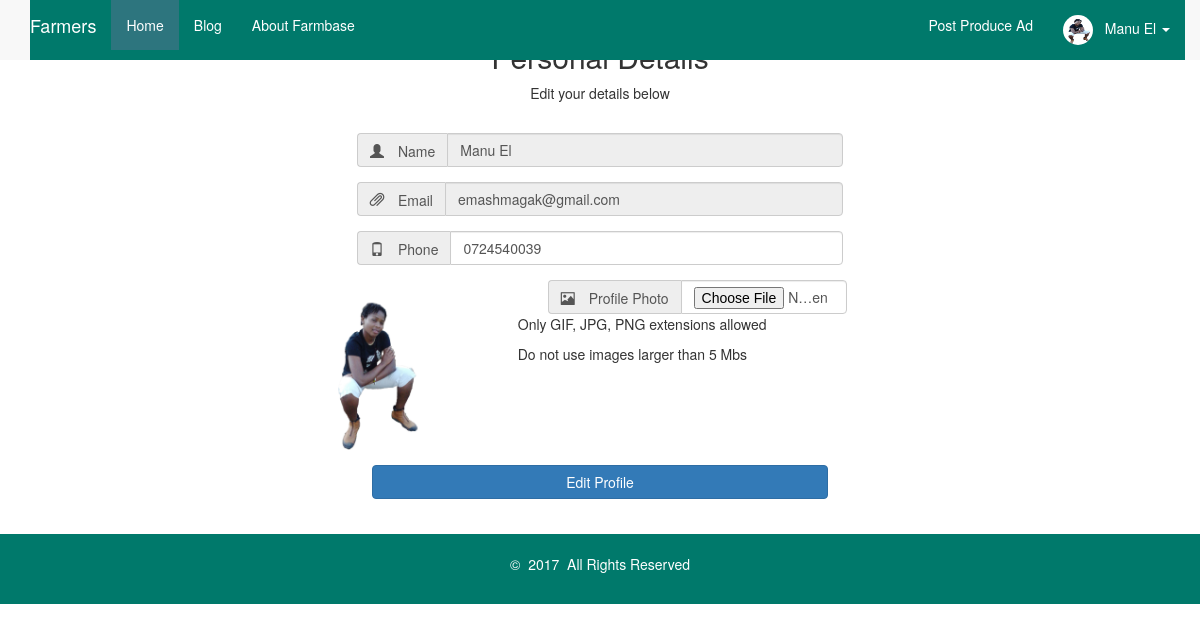
The page /farmer_profile.php (signed in) on the database its author committed.
### tables this page shows
CREATE TABLE IF NOT EXISTS `tbl_farmers` (
`ID` int(11) NOT NULL,
  `name` varchar(100) NOT NULL,
  `email` varchar(100) NOT NULL,
  `phone` varchar(100) NOT NULL,
  `photo` varchar(100) NOT NULL,
  `pass` varchar(500) NOT NULL
);

### class.farmer.php (called while the page is built, shortened)
<?php
class FARMER
{
	private $conn;
	public function __construct()
	{
		$database = new Database();
		$db = $database->dbConnection();
		$this->conn = $db;
    }
	public function runQuery($sql)
	{
		$stmt = $this->conn->prepare($sql);
		return $stmt;
	}
	public function is_logged_in()
	{
		if(isset($_SESSION['farmerSession']))
		{
			return true;
		}
	}
}

### farmer_profile.php (the view, shortened to what this page needs)
<?php
require_once 'class.farmer.php';
$farmer_profile = new FARMER();
$stmt = $farmer_profile->runQuery("SELECT * FROM tbl_farmers WHERE email=:email_id");
$stmt->execute(array(":email_id"=>$_SESSION['farmerSession']));
$row = $stmt->fetch(PDO::FETCH_ASSOC);
?>
<!DOCTYPE html>
<html>
	<head>
		<link href="#SSS" rel="stylesheet" type="text/css" />
		 <link href="css/style.css" rel="stylesheet">
		<link href="css/bootstrap.min.css" rel="stylesheet" type="text/css" />
		 <link href="font/css/font-awesome.css" rel="stylesheet" />
	</head>
	<body>
	<section>
		<nav class="navbar navbar-default navbar-fixed-top">
      <div class="container">
        <div class="navbar-header">
          <a class="navbar-brand" href="index">Farmers</a>
        </div>
        <div id="navbar" class="navbar-collapse collapse">
          <ul class="nav navbar-nav">
            <li class="active"><a href="index">Home</a></li>
            <li><a href="#">Blog</a></li>
            <li><a href="about">About Farmbase</a></li>
          </ul>
          <ul class="nav navbar-nav navbar-right">
           <?php
if($farmer_profile->is_logged_in()) {
 	?>
  <li><a href="farmer_post"><span class="glyphicon glyphicon"></span>&nbsp;Post Produce Ad</a></li>
	 <li class="dropdown">
              <a href="#" class="dropdown-toggle" data-toggle="dropdown" role="button" aria-haspopup="true" aria-expanded="false">
              	<?php
					if(isset($pic)){
						echo $pic;
					} else { ?>
					<img class="img-circle " src="farmer_images/<?php echo $row['photo']; ?>"  style=" padding:0px;"  height=50px />
				<?php
				}?>
			  <span class=""></span>&nbsp; <?php echo $row['name']; ?>&nbsp;<span class="caret"></span></a>
            </li><?php } ?>
          </ul>
        </div>
      </div>
    </nav>
   	 <div class="col-lg-2 col-lg-offset-5">
		    <br style="margin: 30px;">
	     </div>
      <div class="container">
          <div class="row">
            <div class=" col-md-8 col-md-offset-2 row text-center">
                <h2 class="title ">Personal Details</h2>
                <p> Edit your details below</p>
              </div>
              <div class="col-lg-2 col-lg-offset-5">
        <br style="margin: 30px;">
       </div>
          </div>
          <div class="col-md-10 col-md-offset-1">
            <form method="post" enctype="multipart/form-data">
                <div class="form-group col-md-8 col-md-offset-2">
                     <div class="input-group col-md-10 col-md-offset-1 ">
                        <span class="input-group-addon"><i class="glyphicon glyphicon-user">&nbsp;</i>Name</span>
                        <input type="text" name="name" class="form-control " value="<?php echo $row['name']; ?>"  readonly />
                    </div>
                </div>
                <div class="form-group col-md-8 col-md-offset-2">
                     <div class="input-group col-md-10 col-md-offset-1 ">
                        <span class="input-group-addon"><i class="glyphicon glyphicon-paperclip">&nbsp;</i>Email</span>
                        <input type="email" name="email" class="form-control " value="<?php echo $row['email']; ?>"  readonly />
                    </div>
                </div>
                <div class="form-group col-md-8 col-md-offset-2">
                     <div class="input-group col-md-10 col-md-offset-1 ">
                        <span class="input-group-addon"><i class="glyphicon glyphicon-phone">&nbsp;</i>Phone</span>
                        <input type="text" name="phone" class="form-control " value="<?php echo $row['phone']; ?>"  required />
                    </div>
                </div>
                <div class="form-group col-md-8 col-md-offset-2">
                  <div class="col-md-4 col-sm-4  ">
                    <?php if(isset($pic1)){ echo $pic1; } else { ?>
                      <img class=" " src="farmer_images/<?php echo $row['photo']; ?>"  style=" padding:0px;"  height=170px />
                    <?php } ?>
                  </div>
                  <div class="col-md-8 col-sm-8">
                     <div class="input-group col-md-10 col-md-offset-1 ">
                        <span class="input-group-addon"><i class="glyphicon glyphicon-picture">&nbsp;</i>Profile Photo</span>
                        <input type="file" name="photo" class="form-control " value="<?php echo $row['photo']; ?>" accept="image/*"  />
                    </div>
                      <p>Only GIF, JPG, PNG extensions  allowed</p>
                        <p> Do not use images larger than 5 Mbs </p>
                  </div>
                </div>
                <div class="form-group col-md-8 col-md-offset-2">
                  <div class=" col-md-10 col-md-offset-1 ">
                    <input class="btn btn-primary  btn-block" value="Edit Profile" name="btn-edit" type="submit"/><br>
                  </div>
               </div>
            </form>
          </div>
      </div>
  <footer>
      <div class="col-md-12">
        <div class="col-md-6 col-md-offset-3 text-center">
          <p>&copy; &nbsp;<?php echo date('Y'); ?> &nbsp;All Rights Reserved </p>
        </div>
      </div>
    </footer>
  </body>
</html>

### css/style.css (style rules this page uses)
html , body { font-family: sans-serif; }
.navbar-fixed-top, #navbar, #myTab { background-color:#00796b; border: none!important; padding:0; }
.dropdown-toggle { background-color:#00796b !important; }
ul .active a { background-color:#2D757E !important; border: none!important; }
.nav li a, .navbar-brand { color: #fff!important; }
.dropdown-toggle img { width: 30px!important; height: 30px!important; padding: 0px!important; }
footer .col-md-12 { color: #fff; padding: 20px; width: 100%; background-color: #00796b!important; }

### rows shown on the page
tbl_farmers: photo (picture), name "Manu El", email "emashmagak@gmail.com", phone "0724540039"
